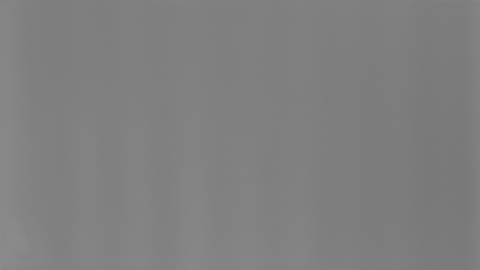
#> input picture calib/3DStackCorrection_B.de-otra-unidad.png, 480 x 270 px, given as the content of the folder ../calib/3DStackCorrection_B.de-otra-unidad.png/cuadros, which was not available
$ python medir_redes.py ../calib/3DStackCorrection_B.de-otra-unidad.png
#> lines starting #> are read from the running program, lines starting #| are printed output that depends on the picture
# medir_redes.py — compara los mapas de varias redes de profundidad (v0.63).
# OJO: los cuadros sueltos van con `mapa --sueltas` y cada rafaga en SU llamada; si no, el suavizado en
# el tiempo mezcla cuadros sin relacion y las medidas salen contaminadas (paso en v0.63, corregido en v0.66).
# Uso: correr `odysseyvk mapa CUADROS... --sueltas --modelo RED.onnx` para cada red dentro de
#   CARPETA/res/<red>/cuadros y CARPETA/res/<red>/rafagas (los -mapa.pgm que deja), con los cuadros
#   originales en CARPETA/cuadros, y despues:  python3 tools/medir_redes.py CARPETA
# Medidas: parecido con mde_large (la red de Windows), bordes del mapa sobre bordes de la imagen,
# dureza de canto (p99 del gradiente), separacion en 3 planos (Otsu de 3 clases, eta 0..1) y
# parpadeo entre cuadros seguidos. Resultado del 25-nov en CAMBIOS v0.63.
"""Compara mapas de profundidad de varias redes (salida de `odysseyvk mapa`).
Medidas por cuadro, promediadas: parecido con mde_large (Pearson y rangos), bordes en su sitio,
dureza de canto (p99 del gradiente), separacion en 3 planos (Otsu de 3 clases, eta) y parpadeo
entre cuadros seguidos (rafagas)."""
import sys, glob, os
import numpy as np
from PIL import Image

S = sys.argv[1]
redes = ["mde_large", "mde_large_fp32", "da2_small", "mde_small"]


def carga(p):
    return np.asarray(Image.open(p)).astype(np.float64) / 255.0


def rangos(a):
    r = np.empty(a.size); r[np.argsort(a.ravel())] = np.arange(a.size); return r


def grad(a):
    gx = np.zeros_like(a); gy = np.zeros_like(a)
    gx[:, 1:-1] = (a[:, 2:] - a[:, :-2]) / 2; gy[1:-1] = (a[2:] - a[:-2]) / 2
#> after `gy[1:-1] = (a[2:] - a[:-2]) / 2`:
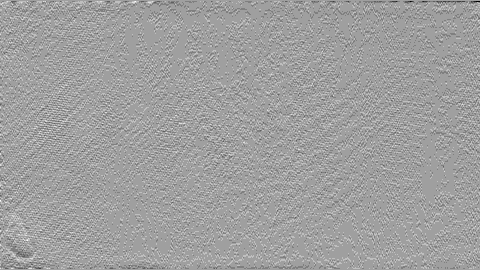
#> gy: shape (270, 480) float64; min -0.0098, max 0.00588, mean 2.25e-05; drawn with min black and max white
    return np.hypot(gx, gy)
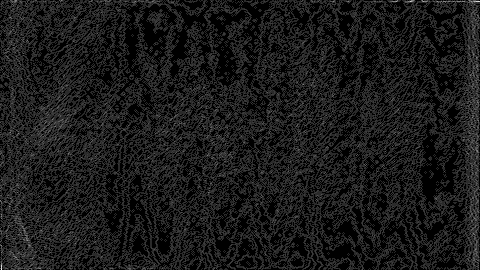
#> returned value: shape (270, 480) float64; min 0, max 0.0118, mean 0.00119; drawn with min black and max white


def eta3(d):
    """Otsu de 3 clases sobre 64 cubetas: varianza entre clases / varianza total."""
    h, b = np.histogram(d, 64, (0, 1)); p = h / h.sum(); c = (b[:-1] + b[1:]) / 2
    mu = (p * c).sum(); vt = (p * (c - mu) ** 2).sum()
    if vt <= 0: return 0.0
    P = np.cumsum(p); M = np.cumsum(p * c); best = 0.0
    for i in range(1, 63):
        for j in range(i + 1, 64):
            w = [P[i - 1], P[j - 1] - P[i - 1], 1 - P[j - 1]]
            m = [M[i - 1], M[j - 1] - M[i - 1], M[-1] - M[j - 1]]
            vb = sum(wk * (mk / wk - mu) ** 2 for wk, mk in zip(w, m) if wk > 1e-9)
            best = max(best, vb)
    return best / vt


def bordes(d, img):
    """De los puntos con el 5 % de salto de profundidad mas fuerte, cuantos caen sobre el 20 % de
    bordes mas fuertes de la imagen (al azar seria 0,20)."""
    gd = grad(d); gi = grad(img)
#> in grad (call 2), `gx[:, 1:-1] = (a[:, 2:] - a[:, :-2]) / 2`:
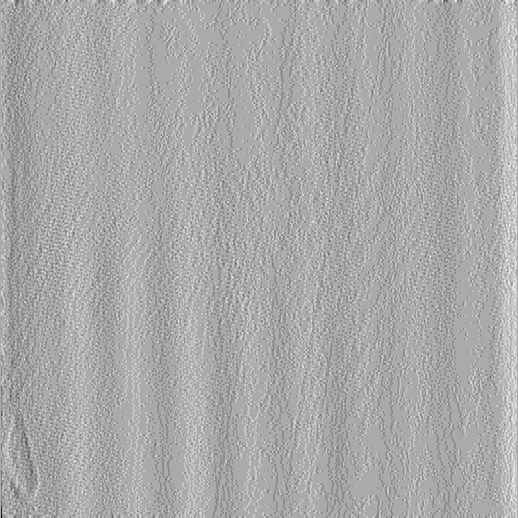
#> gx: shape (518, 518) float64; min -0.0118, max 0.00588, mean -4.5e-05; drawn with min black and max white
#> in grad (call 2), `gy[1:-1] = (a[2:] - a[:-2]) / 2`:
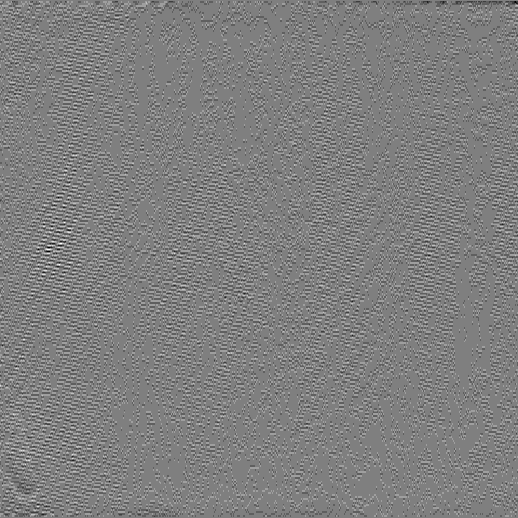
#> gy: shape (518, 518) float64; min -0.00784, max 0.00784, mean 9.78e-06; drawn with min black and max white
#> in grad (call 2), `return np.hypot(gx, gy)`:
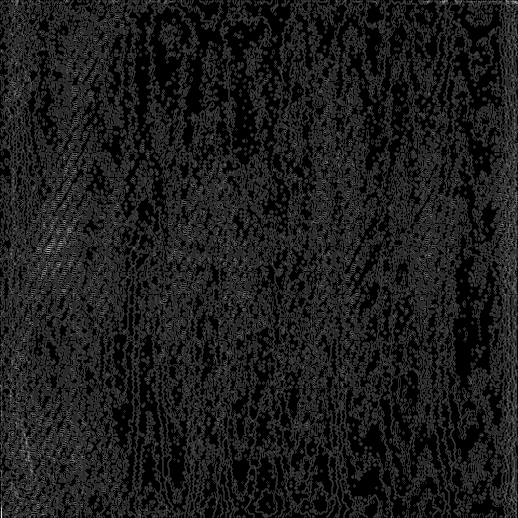
#> returned value: shape (518, 518) float64; min 0, max 0.0118, mean 0.0013; drawn with min black and max white
    md = gd >= np.quantile(gd, 0.95); mi = gi >= np.quantile(gi, 0.80)
#> after `md = gd >= np.quantile(gd, 0.95)`:
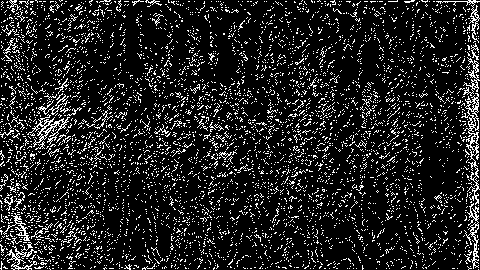
#> md: shape (270, 480) bool; 12.9% white in thin lines or dots
#> after `mi = gi >= np.quantile(gi, 0.8)`:
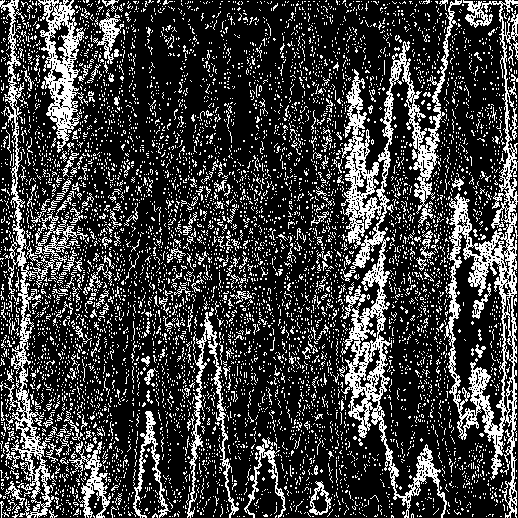
#> mi: shape (518, 518) bool; 24.2% white in thin lines or dots
#> (the run stopped early here; a loop or call above may not have finished)

$ run again, on calib/3DStackCorrection_B.png
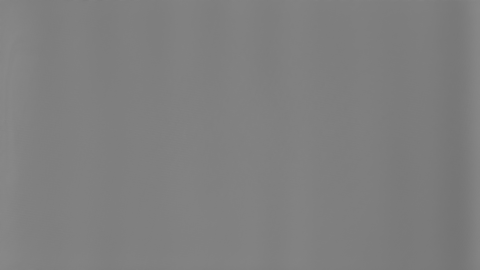
#> input picture calib/3DStackCorrection_B.png, 480 x 270 px, given as the content of the folder ../calib/3DStackCorrection_B.png/cuadros, which was not available
#> gx: shape (518, 518) float64
#> gy: shape (518, 518) float64
#> in bordes, `md = gd >= np.quantile(gd, 0.95)`:
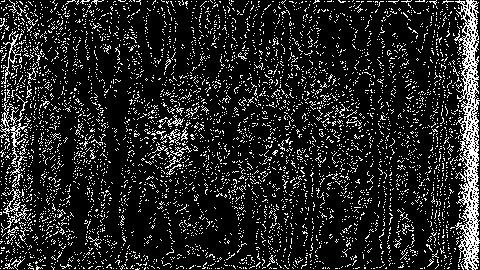
#> md: shape (270, 480) bool; 14.2% white in thin lines or dots
#> in bordes, `mi = gi >= np.quantile(gi, 0.8)`:
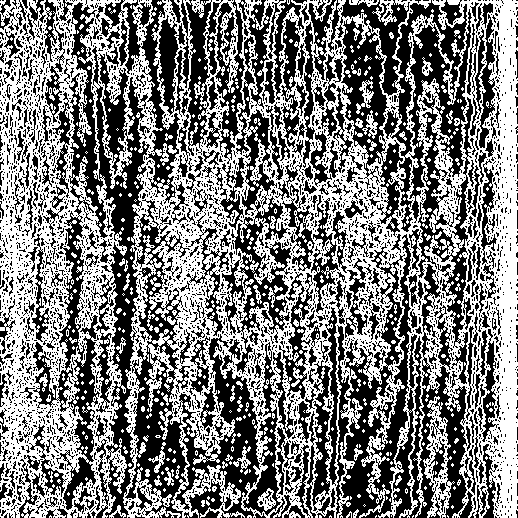
#> mi: shape (518, 518) bool; 49.1% white in thin lines or dots
